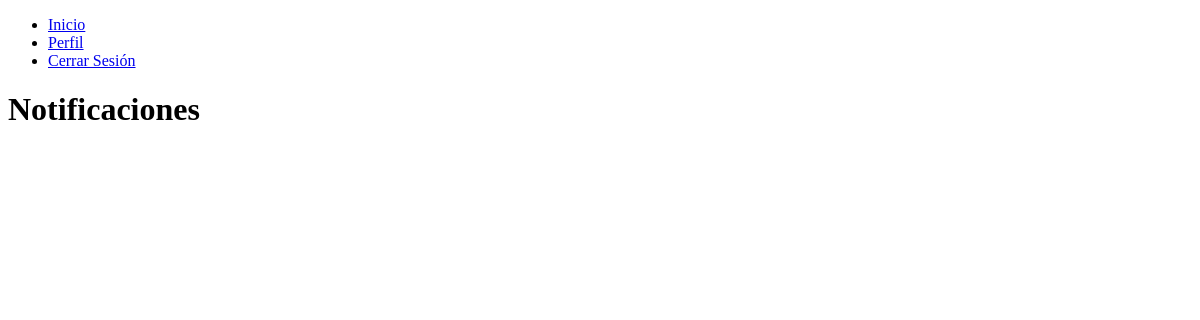
Page /notificaciones/ (signed in) on the earlier database version.
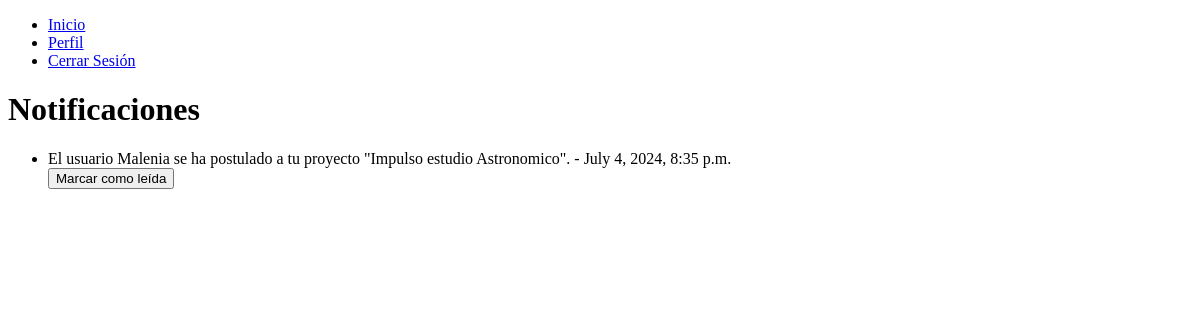
Same page on the later database version.
### myapp/models.py (models this page shows, shortened)
class Notificacion(models.Model):
    usuario = models.ForeignKey(User, on_delete=models.CASCADE)
    mensaje = models.TextField()
    leida = models.BooleanField(default=False)
    fecha_creacion = models.DateTimeField(auto_now_add=True)

### myapp/views.py (the view)
# urls.py: path('notificaciones/', views.listar_notificaciones, name='listar_notificaciones'),
@login_required
def listar_notificaciones(request):
    notificaciones = Notificacion.objects.filter(usuario=request.user)
    return render(request, 'myapp/listar_notificaciones.html', {'notificaciones': notificaciones})

### myapp/templates/myapp/listar_notificaciones.html (shortened to what this page needs)
{% extends 'myapp/base.html' %}
{% block content %}
<h1>Notificaciones</h1>
<ul>
    {% for notificacion in notificaciones %}
    <li>
        {{ notificacion.mensaje }} - {{ notificacion.fecha_creacion }}
        {% if notificacion.leida %}
        <span>(Leída)</span>
        {% else %}
        <form method="post" action="{% url 'marcar_notificacion_leida' notificacion.id %}">
            <button type="submit">Marcar como leída</button>
        </form>
        {% endif %}
    </li>
    {% endfor %}
</ul>
{% endblock %}

Differences in the rows shown:
added Notificacion: mensaje "El usuario Malenia se ha postulado a tu proyecto \"Impulso estudio Astronomico\".", fecha_creacion "July 4, 2024, 8:35 p.m.", leida "Marcar como leída"
